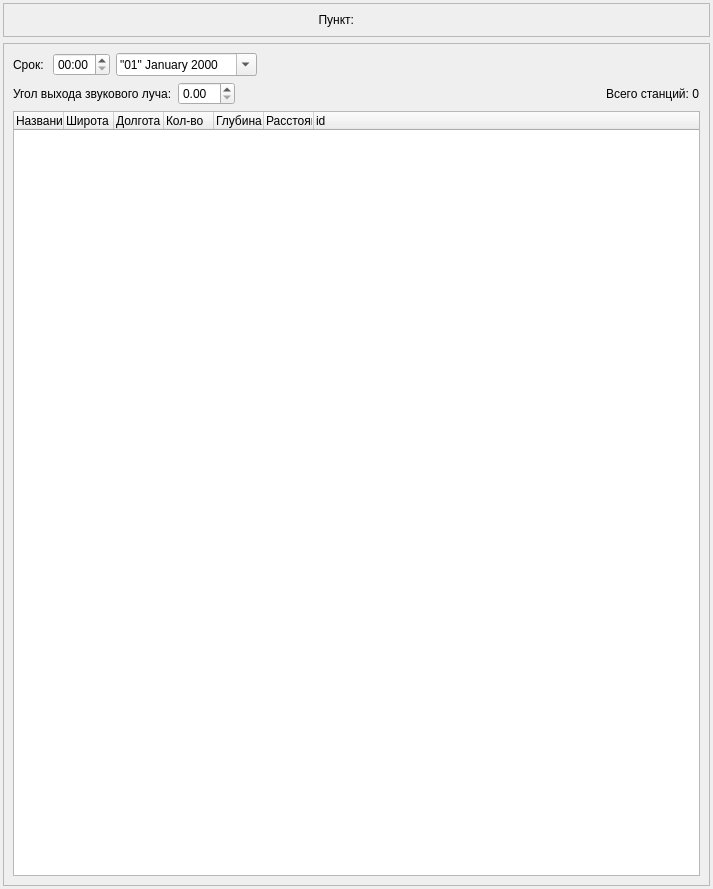
<?xml version="1.0" encoding="UTF-8"?>
<ui version="4.0">
 <class>CreateOceanDiagForm</class>
 <widget class="QWidget" name="CreateOceanDiagForm">
  <property name="geometry">
   <rect>
    <x>0</x>
    <y>0</y>
    <width>713</width>
    <height>889</height>
   </rect>
  </property>
  <property name="sizePolicy">
   <sizepolicy hsizetype="Preferred" vsizetype="Fixed">
    <horstretch>0</horstretch>
    <verstretch>0</verstretch>
   </sizepolicy>
  </property>
  <property name="windowTitle">
   <string>Список станций с данными</string>
  </property>
  <property name="layoutDirection">
   <enum>Qt::LeftToRight</enum>
  </property>
  <layout class="QVBoxLayout" name="verticalLayout_2">
   <property name="leftMargin">
    <number>3</number>
   </property>
   <property name="topMargin">
    <number>3</number>
   </property>
   <property name="rightMargin">
    <number>3</number>
   </property>
   <property name="bottomMargin">
    <number>3</number>
   </property>
   <item>
    <widget class="QFrame" name="frame">
     <property name="frameShape">
      <enum>QFrame::StyledPanel</enum>
     </property>
     <property name="frameShadow">
      <enum>QFrame::Raised</enum>
     </property>
     <layout class="QHBoxLayout" name="horizontalLayout">
      <item>
       <widget class="QLabel" name="label_3">
        <property name="text">
         <string>Пункт:</string>
        </property>
        <property name="alignment">
         <set>Qt::AlignRight|Qt::AlignTop|Qt::AlignTrailing</set>
        </property>
       </widget>
      </item>
      <item>
       <widget class="StationWidget" name="point">
        <property name="sizePolicy">
         <sizepolicy hsizetype="Preferred" vsizetype="Maximum">
          <horstretch>0</horstretch>
          <verstretch>0</verstretch>
         </sizepolicy>
        </property>
        <property name="isSearchVisible" stdset="0">
         <bool>false</bool>
        </property>
        <property name="isSavedStationsVisible" stdset="0">
         <bool>false</bool>
        </property>
        <property name="isHorisontal" stdset="0">
         <bool>false</bool>
        </property>
        <property name="isFilterVisible" stdset="0">
         <bool>true</bool>
        </property>
       </widget>
      </item>
     </layout>
    </widget>
   </item>
   <item>
    <widget class="QFrame" name="frame_2">
     <property name="frameShape">
      <enum>QFrame::StyledPanel</enum>
     </property>
     <property name="frameShadow">
      <enum>QFrame::Raised</enum>
     </property>
     <layout class="QVBoxLayout" name="verticalLayout">
      <item>
       <layout class="QHBoxLayout" name="horizontalLayout_2">
        <item>
         <widget class="QLabel" name="label_6">
          <property name="text">
           <string>Срок: </string>
          </property>
          <property name="buddy">
           <cstring>departureTime</cstring>
          </property>
         </widget>
        </item>
        <item>
         <widget class="QTimeEdit" name="departureTime">
          <property name="displayFormat">
           <string>HH:mm</string>
          </property>
          <property name="calendarPopup">
           <bool>true</bool>
          </property>
         </widget>
        </item>
        <item>
         <widget class="QDateEdit" name="departureDate">
          <property name="displayFormat">
           <string>&quot;dd&quot; MMMM yyyy</string>
          </property>
          <property name="calendarPopup">
           <bool>true</bool>
          </property>
         </widget>
        </item>
        <item>
         <spacer name="horizontalSpacer_4">
          <property name="orientation">
           <enum>Qt::Horizontal</enum>
          </property>
          <property name="sizeHint" stdset="0">
           <size>
            <width>40</width>
            <height>20</height>
           </size>
          </property>
         </spacer>
        </item>
       </layout>
      </item>
      <item>
       <layout class="QGridLayout" name="gridLayout_8">
        <item row="0" column="0">
         <widget class="QLabel" name="label_7">
          <property name="text">
           <string>Угол выхода звукового луча:</string>
          </property>
         </widget>
        </item>
        <item row="0" column="2">
         <spacer name="horizontalSpacer_2">
          <property name="orientation">
           <enum>Qt::Horizontal</enum>
          </property>
          <property name="sizeHint" stdset="0">
           <size>
            <width>40</width>
            <height>20</height>
           </size>
          </property>
         </spacer>
        </item>
        <item row="0" column="1">
         <widget class="QDoubleSpinBox" name="angleSpin"/>
        </item>
        <item row="0" column="3">
         <widget class="QLabel" name="stationCount">
          <property name="text">
           <string>Всего станций: 0</string>
          </property>
         </widget>
        </item>
       </layout>
      </item>
      <item>
       <widget class="QTreeWidget" name="spaceSrcPlaceTree">
        <property name="rootIsDecorated">
         <bool>false</bool>
        </property>
        <attribute name="headerDefaultSectionSize">
         <number>50</number>
        </attribute>
        <column>
         <property name="text">
          <string>Название</string>
         </property>
        </column>
        <column>
         <property name="text">
          <string>Широта</string>
         </property>
        </column>
        <column>
         <property name="text">
          <string>Долгота</string>
         </property>
        </column>
        <column>
         <property name="text">
          <string>Кол-во</string>
         </property>
        </column>
        <column>
         <property name="text">
          <string>Глубина, м</string>
         </property>
        </column>
        <column>
         <property name="text">
          <string>Расстояние, км</string>
         </property>
        </column>
        <column>
         <property name="text">
          <string>id</string>
         </property>
        </column>
       </widget>
      </item>
     </layout>
    </widget>
   </item>
  </layout>
 </widget>
 <customwidgets>
  <customwidget>
   <class>StationWidget</class>
   <extends>QWidget</extends>
   <header location="global">meteo/commons/ui/custom/stationwidget.h</header>
  </customwidget>
 </customwidgets>
 <resources/>
 <connections/>
</ui>
